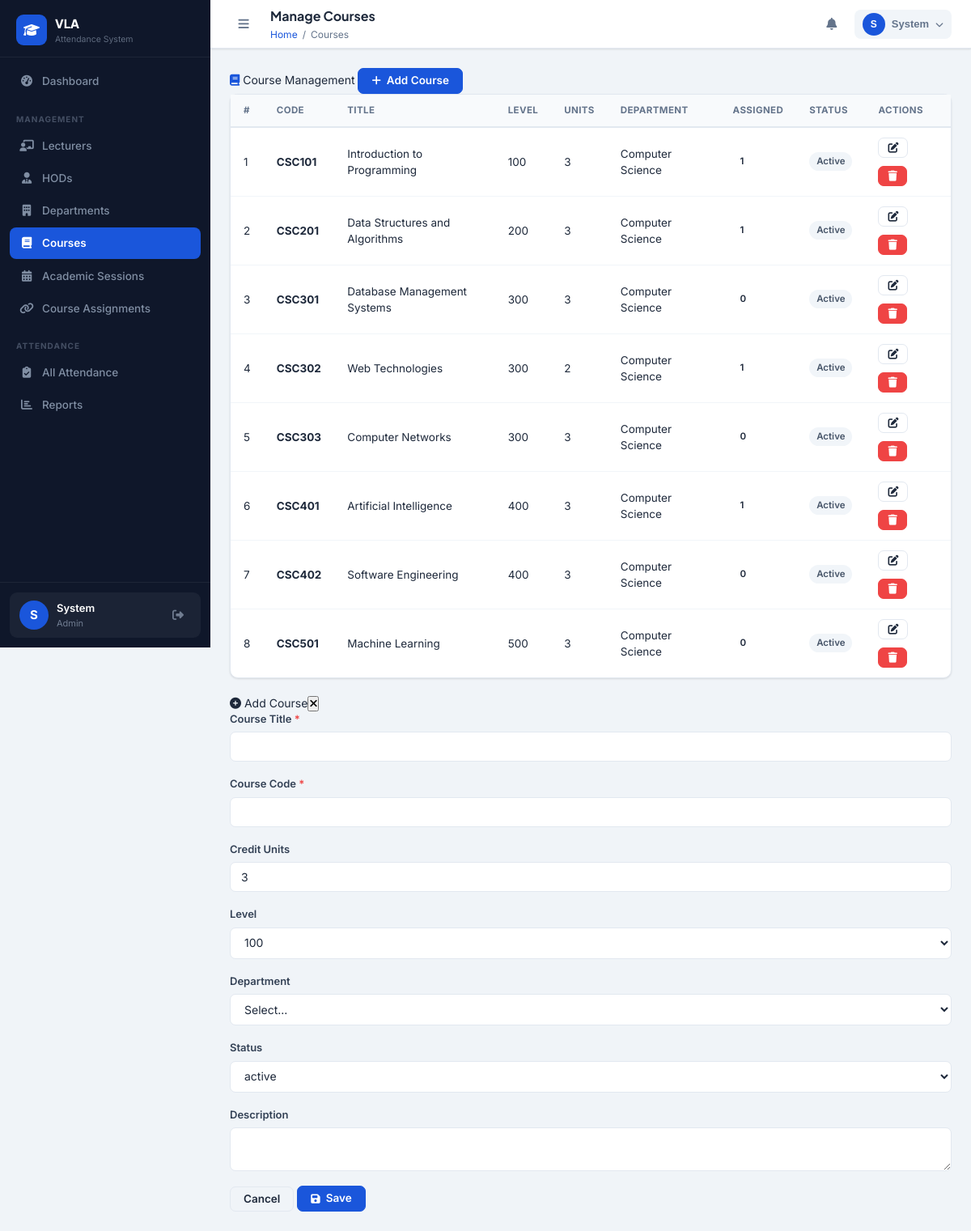
The page /admin/courses.php (signed in) on the database its author committed.
### tables this page shows
CREATE TABLE IF NOT EXISTS users (
    id INT AUTO_INCREMENT PRIMARY KEY,
    full_name VARCHAR(150) NOT NULL,
    email VARCHAR(150) NOT NULL UNIQUE,
    phone VARCHAR(20),
    password VARCHAR(255) NOT NULL,
    role ENUM('admin','hod','lecturer') NOT NULL DEFAULT 'lecturer',
    department_id INT,
    staff_id VARCHAR(50) UNIQUE,
    gender ENUM('male','female','other'),
    qualification VARCHAR(200),
    specialization VARCHAR(200),
    profile_photo VARCHAR(255) DEFAULT 'default.png',
    status ENUM('active','inactive','suspended') DEFAULT 'active',
    last_login DATETIME,
    reset_token VARCHAR(100),
    reset_expires DATETIME,
    created_at TIMESTAMP DEFAULT CURRENT_TIMESTAMP,
    updated_at TIMESTAMP DEFAULT CURRENT_TIMESTAMP ON UPDATE CURRENT_TIMESTAMP,
    FOREIGN KEY (department_id) REFERENCES departments(id) ON DELETE SET NULL
);

CREATE TABLE IF NOT EXISTS courses (
    id INT AUTO_INCREMENT PRIMARY KEY,
    course_title VARCHAR(200) NOT NULL,
    course_code VARCHAR(30) NOT NULL UNIQUE,
    credit_units INT DEFAULT 3,
    level ENUM('100','200','300','400','500','600','PG') DEFAULT '100',
    department_id INT,
    description TEXT,
    status ENUM('active','inactive') DEFAULT 'active',
    created_at TIMESTAMP DEFAULT CURRENT_TIMESTAMP,
    FOREIGN KEY (department_id) REFERENCES departments(id) ON DELETE SET NULL
);

CREATE TABLE IF NOT EXISTS departments (
    id INT AUTO_INCREMENT PRIMARY KEY,
    name VARCHAR(150) NOT NULL,
    code VARCHAR(20) NOT NULL UNIQUE,
    faculty VARCHAR(150),
    created_at TIMESTAMP DEFAULT CURRENT_TIMESTAMP
);

### includes/functions.php (called while the page is built, shortened)
<?php
if (!function_exists('clean')) {
    function clean(string $str): string {
        return htmlspecialchars(trim($str), ENT_QUOTES, 'UTF-8');
    }
}
if (!function_exists('badgeStatus')) {
    function badgeStatus(string $status): string {
        return match($status) {
            'verified' => 'badge-success',
            'pending'  => 'badge-warning',
            'rejected' => 'badge-danger',
            default    => 'badge-secondary',
        };
    }
}
if (!function_exists('getCurrentUser')) {
    function getCurrentUser(): ?array {
        $conn = getDBConnection();
        $uid = (int)$_SESSION['user_id'];
        $r = $conn->query("SELECT u.*, d.name as dept_name, d.code as dept_code
            FROM users u LEFT JOIN departments d ON u.department_id = d.id
            WHERE u.id = $uid LIMIT 1");
        return $r ? $r->fetch_assoc() : null;
    }
}

### admin/courses.php (the view, shortened to what this page needs)
<?php
require_once '../includes/functions.php';
$pageTitle = 'Manage Courses';
$conn = getDBConnection();
$courses = $conn->query("SELECT c.*, d.name as dept_name,
    (SELECT COUNT(*) FROM course_assignments WHERE course_id=c.id) as assigned_lecturers
    FROM courses c LEFT JOIN departments d ON c.department_id = d.id ORDER BY c.course_code");
$sidebarItems = [
    ['url'=>'admin/dashboard.php','icon'=>'fas fa-tachometer-alt','label'=>'Dashboard'],
    ['divider'=>'Management'],
    ['url'=>'admin/lecturers.php','icon'=>'fas fa-chalkboard-teacher','label'=>'Lecturers'],
    ['url'=>'admin/hods.php','icon'=>'fas fa-user-tie','label'=>'HODs'],
    ['url'=>'admin/departments.php','icon'=>'fas fa-building','label'=>'Departments'],
    ['url'=>'admin/courses.php','icon'=>'fas fa-book','label'=>'Courses','active'=>true],
    ['url'=>'admin/sessions.php','icon'=>'fas fa-calendar-alt','label'=>'Academic Sessions'],
    ['url'=>'admin/assignments.php','icon'=>'fas fa-link','label'=>'Course Assignments'],
    ['divider'=>'Attendance'],
    ['url'=>'admin/attendance.php','icon'=>'fas fa-clipboard-check','label'=>'All Attendance'],
    ['url'=>'admin/reports.php','icon'=>'fas fa-chart-bar','label'=>'Reports'],
];
$breadcrumb = [['label'=>'Courses']];
include '../includes/header.php';
?>
<div class="section-header">
  <span class="section-title"><i class="fas fa-book" style="color:var(--primary)"></i> Course Management</span>
  <button class="btn btn-primary" data-modal="addModal"><i class="fas fa-plus"></i> Add Course</button>
</div>
<div class="card">
  <div class="table-wrapper">
    <table class="data-table">
      <thead><tr><th>#</th><th>Code</th><th>Title</th><th>Level</th><th>Units</th><th>Department</th><th>Assigned</th><th>Status</th><th>Actions</th></tr></thead>
      <tbody>
        <?php $i=1; while ($r = $courses->fetch_assoc()): ?>
        <tr>
          <td><?= $i++ ?></td>
          <td><strong><?= clean($r['course_code']) ?></strong></td>
          <td><?= clean($r['course_title']) ?></td>
          <td><?= $r['level'] ?></td>
          <td><?= $r['credit_units'] ?></td>
          <td><?= clean($r['dept_name'] ?? 'N/A') ?></td>
          <td><span class="badge badge-info"><?= $r['assigned_lecturers'] ?></span></td>
          <td><span class="badge <?= badgeStatus($r['status']) ?>"><?= ucfirst($r['status']) ?></span></td>
          <td>
            <div class="btn-group">
              <a href="courses.php?action=edit&id=<?= $r['id'] ?>" class="btn btn-outline btn-sm"><i class="fas fa-edit"></i></a>
              <a href="courses.php?action=delete&id=<?= $r['id'] ?>" class="btn btn-danger btn-sm" data-confirm="Deactivate this course?"><i class="fas fa-trash"></i></a>
            </div>
          </td>
        </tr>
        <?php endwhile ?>
      </tbody>
    </table>
  </div>
</div>
<div class="modal-overlay" id="addModal">
  <div class="modal">
    <div class="modal-header"><span class="modal-title"><i class="fas fa-plus-circle"></i> Add Course</span><button class="modal-close"><i class="fas fa-times"></i></button></div>
    <form method="POST">
      <div class="modal-body">
        <div class="form-grid">
          <div class="form-group"><label>Course Title <span class="req">*</span></label><input name="course_title" class="form-control" required></div>
          <div class="form-group"><label>Course Code <span class="req">*</span></label><input name="course_code" class="form-control" required></div>
          <div class="form-group"><label>Credit Units</label><input name="credit_units" type="number" class="form-control" value="3" min="1"></div>
          <div class="form-group"><label>Level</label>
            <select name="level" class="form-control">
              <?php foreach (['100','200','300','400','500','600','PG'] as $l): ?><option><?= $l ?></option><?php endforeach ?>
            </select>
          </div>
          <div class="form-group"><label>Department</label>
            <select name="department_id" class="form-control">
              <option value="0">Select...</option>
            </select>
          </div>
          <div class="form-group"><label>Status</label>
            <select name="status" class="form-control"><option>active</option><option>inactive</option></select>
          </div>
          <div class="form-group full"><label>Description</label><textarea name="description" class="form-control"></textarea></div>
        </div>
      </div>
      <div class="modal-footer">
        <button type="button" class="btn btn-outline modal-close">Cancel</button>
        <button type="submit" class="btn btn-primary"><i class="fas fa-save"></i> Save</button>
      </div>
    </form>
  </div>
</div>
<?php include '../includes/footer.php'; ?>

### includes/header.php (shortened to what this page needs)
<?php
$user = getCurrentUser();
$roleDashboard = [
    'admin'    => BASE_URL . 'admin/dashboard.php',
    'hod'      => BASE_URL . 'hod/dashboard.php',
    'lecturer' => BASE_URL . 'lecturer/dashboard.php',
];
$dashLink = $roleDashboard[$_SESSION['role'] ?? ''] ?? BASE_URL . 'index.php';
?>
<!DOCTYPE html>
<html lang="en">
<head>
<link rel="stylesheet" href="https://cdnjs.cloudflare.com/ajax/libs/font-awesome/6.4.2/css/all.min.css">
<link rel="stylesheet" href="<?= BASE_URL ?>assets/css/style.css">
</head>
<body>
<aside class="sidebar" id="sidebar">
  <div class="sidebar-brand">
    <div class="brand-icon"><i class="fas fa-graduation-cap"></i></div>
    <div class="brand-text">
      <span class="brand-name">VLA</span>
      <span class="brand-sub">Attendance System</span>
    </div>
  </div>
  <nav class="sidebar-nav">
    <?php if (isset($sidebarItems) && is_array($sidebarItems)): ?>
      <?php foreach ($sidebarItems as $item): ?>
        <?php if (isset($item['divider'])): ?>
          <div class="nav-divider"><?= clean($item['divider']) ?></div>
        <?php else: ?>
          <a href="<?= BASE_URL . $item['url'] ?>" class="nav-item <?= (isset($item['active']) && $item['active']) ? 'active' : '' ?>">
            <i class="<?= $item['icon'] ?>"></i>
            <span><?= clean($item['label']) ?></span>
          </a>
        <?php endif ?>
      <?php endforeach ?>
    <?php endif ?>
  </nav>
  <div class="sidebar-footer">
    <div class="user-card">
      <div class="user-avatar">
        <?= strtoupper(substr($user['full_name'] ?? 'U', 0, 1)) ?>
      </div>
      <div class="user-info">
        <span class="user-name"><?= clean(explode(' ', $user['full_name'] ?? 'User')[0]) ?></span>
        <span class="user-role"><?= ucfirst($_SESSION['role'] ?? '') ?></span>
      </div>
      <a href="<?= BASE_URL ?>logout.php" class="logout-btn" title="Logout"><i class="fas fa-sign-out-alt"></i></a>
    </div>
  </div>
</aside>
<div class="main-wrapper" id="mainWrapper">
  <header class="topbar">
    <button class="sidebar-toggle" id="sidebarToggle">
      <i class="fas fa-bars"></i>
    </button>
    <div class="topbar-title">
      <h1 class="page-title"><?= isset($pageTitle) ? clean($pageTitle) : 'Dashboard' ?></h1>
      <?php if (isset($breadcrumb)): ?>
        <nav class="breadcrumb-nav">
          <a href="<?= $dashLink ?>">Home</a>
          <?php foreach ($breadcrumb as $crumb): ?>
            <span class="sep">/</span>
            <?php if (isset($crumb['url'])): ?>
              <a href="<?= BASE_URL . $crumb['url'] ?>"><?= clean($crumb['label']) ?></a>
            <?php else: ?>
              <span><?= clean($crumb['label']) ?></span>
            <?php endif ?>
          <?php endforeach ?>
        </nav>
      <?php endif ?>
    </div>
    <div class="topbar-actions">
      <div class="notif-wrapper">
        <button class="icon-btn notif-btn" id="notifBtn">
          <i class="fas fa-bell"></i>
        </button>
      </div>
      <div class="profile-wrapper">
        <button class="icon-btn profile-btn" id="profileBtn">
          <div class="profile-avatar"><?= strtoupper(substr($user['full_name'] ?? 'U', 0, 1)) ?></div>
          <span class="profile-name"><?= clean(explode(' ', $user['full_name'] ?? 'User')[0]) ?></span>
          <i class="fas fa-chevron-down"></i>
        </button>
      </div>
    </div>
  </header>
  <main class="content-area">

### rows shown on the page
users: full_name "S", full_name "System"
courses: course_code "CSC101", course_title "Introduction to Programming", level "100", credit_units "3", department.name "Computer Science", assigned_lecturers "1", status "Active"
courses: course_code "CSC201", course_title "Data Structures and Algorithms", level "200", credit_units "3", department.name "Computer Science", assigned_lecturers "1", status "Active"
courses: course_code "CSC301", course_title "Database Management Systems", level "300", credit_units "3", department.name "Computer Science", assigned_lecturers "0", status "Active"
courses: course_code "CSC302", course_title "Web Technologies", level "300", credit_units "2", department.name "Computer Science", assigned_lecturers "1", status "Active"
courses: course_code "CSC303", course_title "Computer Networks", level "300", credit_units "3", department.name "Computer Science", assigned_lecturers "0", status "Active"
courses: course_code "CSC401", course_title "Artificial Intelligence", level "400", credit_units "3", department.name "Computer Science", assigned_lecturers "1", status "Active"
courses: course_code "CSC402", course_title "Software Engineering", level "400", credit_units "3", department.name "Computer Science", assigned_lecturers "0", status "Active"
courses: course_code "CSC501", course_title "Machine Learning", level "500", credit_units "3", department.name "Computer Science", assigned_lecturers "0", status "Active"

### other values the page prints
$item['label'] "Dashboard"
$item['divider'] "MANAGEMENT"
$item['label'] "Lecturers"
$item['label'] "HODs"
$item['label'] "Departments"
$item['label'] "Courses"
$item['label'] "Academic Sessions"
$item['label'] "Course Assignments"
$item['divider'] "ATTENDANCE"
$item['label'] "All Attendance"
$item['label'] "Reports"
$_SESSION['role'] "Admin"
$pageTitle "Manage Courses"
$crumb['label'] "Courses"
form field level "100"
